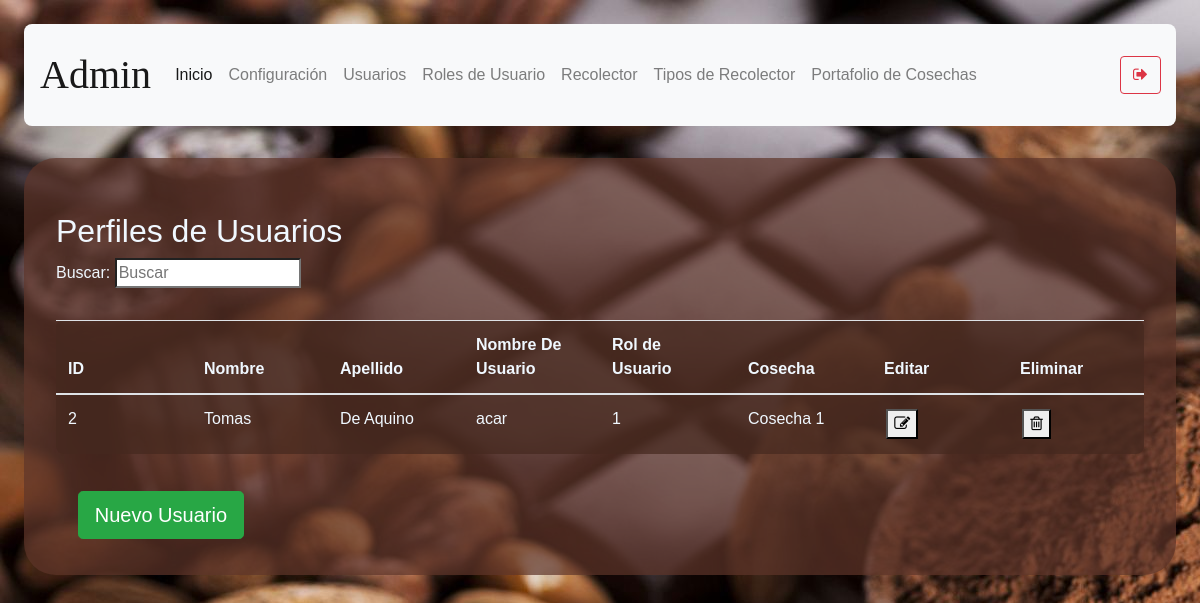
/user-management (signed in), run on an earlier commit of the app's database.
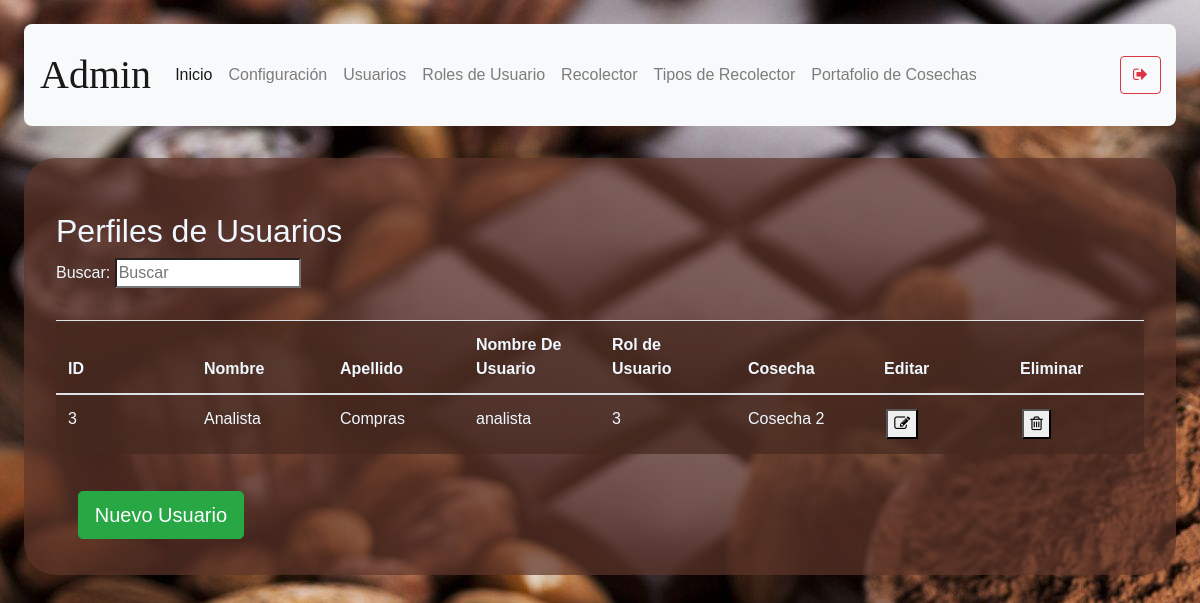
And on a later commit of the database.
### models/user.py (models this page shows, shortened)
class User(db.Model) :
    __tablename__ = "user"
    id = db.Column(db.Integer, primary_key = True)
    name = db.Column(db.String(100), nullable = False)
    last_name = db.Column(db.String(100), nullable = False)
    username = db.Column(db.String(100), unique = True, nullable = False)
    email = db.Column(db.String(100), nullable = True)
    password = db.Column(db.String(100), nullable = False)
    gender = db.Column(db.String(10), nullable = False)
    date_of_birth = db.Column(db.String(10), nullable = False)
    phone = db.Column(db.String(20), nullable = True)
    address = db.Column(db.String(150), nullable = True)
    user_rol_id = db.Column(db.Integer, db.ForeignKey('user_rol.id'))
    F_Harvest = db.Column(db.Integer, db.ForeignKey('harvest.id'))
    def get_user_rol_by_username( self, username ):
        user_rol_id = User.query.filter_by(username = username).first().user_rol_id
        user_rol = User_rol.query.get(user_rol_id).description
        return user_rol

### models/harvest.py (models this page shows, shortened)
class Harvest (db.Model):
    __tablename__ = 'harvest'
    id = db.Column(db.Integer, primary_key = True)
    description = db.Column(db.String(250), nullable = False)
    start_date = db.Column(db.String(10), nullable=False)
    end_date = db.Column(db.String(10), nullable= False)
    status = db.Column(db.String(10), nullable = False)

### routes/user.py (the view)
@user.route('/user-management')
def user_management():
    if( not verify_permissions(session, User) ):
        return redirect(url_for('auth.index'))
    rols = User_rol.query.all()
    users = User.query.all()
    harvests = Harvest.query.all()
    if 'management-status' not in session:
        return render_template('user-management.html', status="",\
            rols = rols, users = users,  harvests = harvests)
    status = session['management-status']
    session.pop('management-status', None)
    return render_template('user-management.html', status=status, \
        rols=rols, users = users, harvests = harvests )

### utils/functions.py (called while the page is built)
def verify_permissions(session, User, allowed=['admin']):
    return 'username' in session and \
    ( allowed == 'all' or User.get_user_rol_by_username(User, session['username']) in allowed)

### templates/user-management.html (shortened to what this page needs)
{% extends "base.html" %}
{% block content %}
    <h2>Perfiles de Usuarios</h2>
    <p>
        Buscar: <input id ="search-bar" onkeyup="searchEngine()" type="search" name="busqueda" placeholder="Buscar">
    </p>
    <table class="table content-table">
        <thead>
            <th>ID</th>
            <th>Nombre</th>
            <th>Apellido</th>
            <th>Nombre De Usuario</th>
            <th>Rol de Usuario</th>
            <th>Cosecha</th>
            <th>Editar</th>
            <th>Eliminar</th>
        </thead>
        <tbody id="table-body-data">
        {% for user in users %}
        {% if user.username != "admin" %}
        <tr>
            <td>{{ user.id }}</td>
            <td>{{ user.name }}</td>
            <td>{{ user.last_name }}</td>
            <td>{{ user.username }}</td>
            <td>{{ user.user_rol_id }}</td>
            {% for harvest in harvests %}
                {% if harvest.id == user.F_Harvest %}
                    <td>{{ harvest.description }}</td>
                {% endif %}
            {% endfor %}
            <td><button onclick="window.location.href=`/user-management/edit-user/{{ user.id }}`"><i class="fa fa-pencil-square-o" aria-hidden="true"></i></button></td>
            <td><button onclick='deleteConfirm( {{user.id}}, "User" )'><i class="fa fa-trash-o" aria-hidden="true"></i></button></td>
        </tr>
        {% endif %}
        {% endfor %}
        </tbody>
    </table>
    <button type="submit" onclick="showForm()" class="btn btn-success btn-lg mb-1">Nuevo Usuario</button>
{% endblock %}

What changed in the data, as far as the page shows it:
removed User: id "2", name "Tomas", last_name "De Aquino", username "acar", user_rol_id "1"
no longer on this page (row unchanged): Harvest: description "Cosecha 1", shown under "2"
added User: id "3", name "Analista", last_name "Compras", username "analista", user_rol_id "3"
now on this page (row edited): Harvest: description "Cosecha 2", shown under "3"
